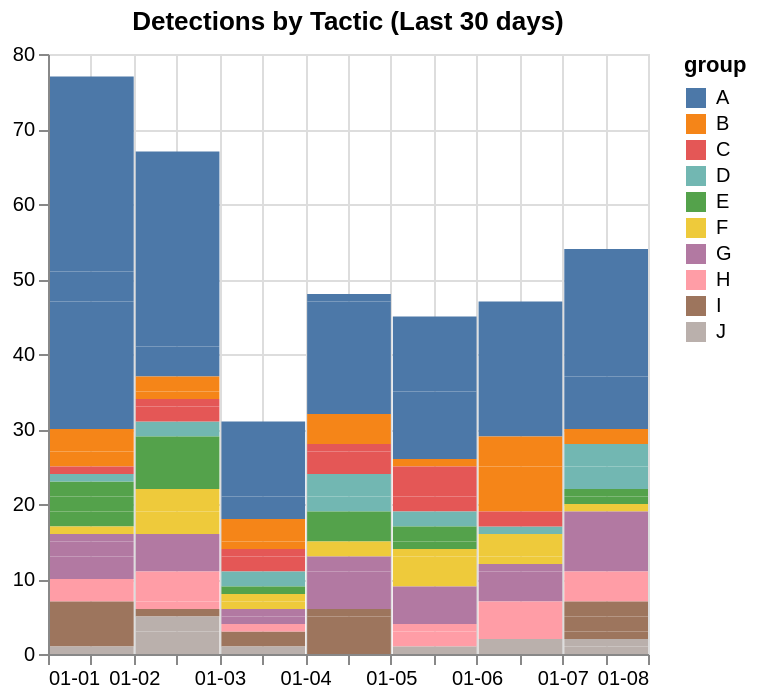

Vega-Lite specification for this chart:
### Vega-Lite specification from a JSON file in a GitHub repository (floating-point values rounded to 4 significant figures; data arrays with more than 128 entries replaced by an {"elided": "..."} marker saying what was removed)
{"$schema": "https://vega.github.io/schema/vega-lite/v5.json", "title": {"text": "Detections by Tactic (Last 30 days)"}, "mark": {"type": "bar", "tooltip": true}, "encoding": {"x": {"field": "label", "type": "temporal", "timeUnit": "utcday", "axis": {"title": null, "format": "%m-%d"}}, "y": {"field": "value", "type": "quantitative", "axis": {"title": null}}, "color": {"field": "group", "type": "nominal"}}, "data": {"values": {"elided": "137 records"}}}
